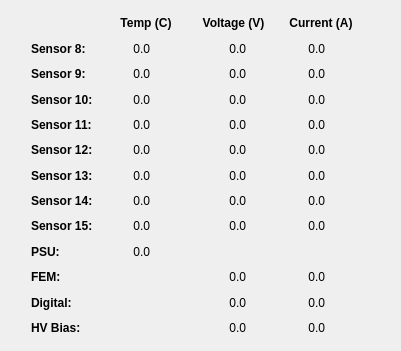
       <widget class="QWidget" name="gridLayoutWidget_2">
        <property name="geometry">
         <rect>
          <x>0</x>
          <y>70</y>
          <width>401</width>
          <height>351</height>
         </rect>
        </property>
        <layout class="QGridLayout" name="gridLayout_3">
         <property name="spacing">
          <number>1</number>
         </property>
         <item row="2" column="1">
          <widget class="QLabel" name="rhsSensorTemp1">
           <property name="text">
            <string>0.0</string>
           </property>
           <property name="alignment">
            <set>Qt::AlignRight|Qt::AlignTrailing|Qt::AlignVCenter</set>
           </property>
           <property name="indent">
            <number>35</number>
           </property>
          </widget>
         </item>
         <item row="1" column="0">
          <widget class="QLabel" name="label_42">
           <property name="minimumSize">
            <size>
             <width>95</width>
             <height>0</height>
            </size>
           </property>
           <property name="maximumSize">
            <size>
             <width>95</width>
             <height>16777215</height>
            </size>
           </property>
           <property name="font">
            <font>
             <weight>75</weight>
             <bold>true</bold>
            </font>
           </property>
           <property name="text">
            <string>Sensor 8:</string>
           </property>
           <property name="indent">
            <number>20</number>
           </property>
          </widget>
         </item>
         <item row="2" column="3">
          <widget class="QLabel" name="rhsSensorCur1">
           <property name="text">
            <string>0.0</string>
           </property>
           <property name="alignment">
            <set>Qt::AlignRight|Qt::AlignTrailing|Qt::AlignVCenter</set>
           </property>
           <property name="indent">
            <number>35</number>
           </property>
          </widget>
         </item>
         <item row="1" column="1">
          <widget class="QLabel" name="rhsSensorTemp0">
           <property name="text">
            <string>0.0</string>
           </property>
           <property name="alignment">
            <set>Qt::AlignRight|Qt::AlignTrailing|Qt::AlignVCenter</set>
           </property>
           <property name="margin">
            <number>0</number>
           </property>
           <property name="indent">
            <number>35</number>
           </property>
          </widget>
         </item>
         <item row="6" column="1">
          <widget class="QLabel" name="rhsSensorTemp5">
           <property name="text">
            <string>0.0</string>
           </property>
           <property name="alignment">
            <set>Qt::AlignRight|Qt::AlignTrailing|Qt::AlignVCenter</set>
           </property>
           <property name="indent">
            <number>35</number>
           </property>
          </widget>
         </item>
         <item row="2" column="2">
          <widget class="QLabel" name="rhsSensorVolt1">
           <property name="text">
            <string>0.0</string>
           </property>
           <property name="alignment">
            <set>Qt::AlignRight|Qt::AlignTrailing|Qt::AlignVCenter</set>
           </property>
           <property name="indent">
            <number>35</number>
           </property>
          </widget>
         </item>
         <item row="3" column="2">
          <widget class="QLabel" name="rhsSensorVolt2">
           <property name="text">
            <string>0.0</string>
           </property>
           <property name="alignment">
            <set>Qt::AlignRight|Qt::AlignTrailing|Qt::AlignVCenter</set>
           </property>
           <property name="indent">
            <number>35</number>
           </property>
          </widget>
         </item>
         <item row="6" column="0">
          <widget class="QLabel" name="label_55">
           <property name="font">
            <font>
             <weight>75</weight>
             <bold>true</bold>
            </font>
           </property>
           <property name="text">
            <string>Sensor 13:</string>
           </property>
           <property name="indent">
            <number>20</number>
           </property>
          </widget>
         </item>
         <item row="0" column="1">
          <widget class="QLabel" name="label_44">
           <property name="font">
            <font>
             <weight>75</weight>
             <bold>true</bold>
            </font>
           </property>
           <property name="text">
            <string>Temp (C)</string>
           </property>
           <property name="alignment">
            <set>Qt::AlignCenter</set>
           </property>
          </widget>
         </item>
         <item row="0" column="3">
          <widget class="QLabel" name="label_41">
           <property name="font">
            <font>
             <weight>75</weight>
             <bold>true</bold>
            </font>
           </property>
           <property name="text">
            <string>Current (A)</string>
           </property>
           <property name="alignment">
            <set>Qt::AlignCenter</set>
           </property>
          </widget>
         </item>
         <item row="0" column="2">
          <widget class="QLabel" name="label_40">
           <property name="minimumSize">
            <size>
             <width>95</width>
             <height>0</height>
            </size>
           </property>
           <property name="maximumSize">
            <size>
             <width>95</width>
             <height>16777215</height>
            </size>
           </property>
           <property name="font">
            <font>
             <weight>75</weight>
             <bold>true</bold>
            </font>
           </property>
           <property name="text">
            <string>Voltage (V)</string>
           </property>
           <property name="alignment">
            <set>Qt::AlignCenter</set>
           </property>
          </widget>
         </item>
         <item row="1" column="3">
          <widget class="QLabel" name="rhsSensorCur0">
           <property name="text">
            <string>0.0</string>
           </property>
           <property name="alignment">
            <set>Qt::AlignRight|Qt::AlignTrailing|Qt::AlignVCenter</set>
           </property>
           <property name="indent">
            <number>35</number>
           </property>
          </widget>
         </item>
         <item row="2" column="0">
          <widget class="QLabel" name="label_48">
           <property name="minimumSize">
            <size>
             <width>95</width>
             <height>0</height>
            </size>
           </property>
           <property name="maximumSize">
            <size>
             <width>95</width>
             <height>16777215</height>
            </size>
           </property>
           <property name="font">
            <font>
             <weight>75</weight>
             <bold>true</bold>
            </font>
           </property>
           <property name="text">
            <string>Sensor 9:</string>
           </property>
           <property name="indent">
            <number>20</number>
           </property>
          </widget>
         </item>
         <item row="7" column="0">
          <widget class="QLabel" name="label_56">
           <property name="font">
            <font>
             <weight>75</weight>
             <bold>true</bold>
            </font>
           </property>
           <property name="text">
            <string>Sensor 14:</string>
           </property>
           <property name="indent">
            <number>20</number>
           </property>
          </widget>
         </item>
         <item row="7" column="1">
          <widget class="QLabel" name="rhsSensorTemp6">
           <property name="text">
            <string>0.0</string>
           </property>
           <property name="alignment">
            <set>Qt::AlignRight|Qt::AlignTrailing|Qt::AlignVCenter</set>
           </property>
           <property name="indent">
            <number>35</number>
           </property>
          </widget>
         </item>
         <item row="9" column="0">
          <widget class="QLabel" name="label_49">
           <property name="font">
            <font>
             <weight>75</weight>
             <bold>true</bold>
            </font>
           </property>
           <property name="text">
            <string>PSU:</string>
           </property>
           <property name="indent">
            <number>20</number>
           </property>
          </widget>
         </item>
         <item row="1" column="2">
          <widget class="QLabel" name="rhsSensorVolt0">
           <property name="text">
            <string>0.0</string>
           </property>
           <property name="alignment">
            <set>Qt::AlignRight|Qt::AlignTrailing|Qt::AlignVCenter</set>
           </property>
           <property name="indent">
            <number>35</number>
           </property>
          </widget>
         </item>
         <item row="10" column="3">
          <widget class="QLabel" name="rhsFemCur">
           <property name="text">
            <string>0.0</string>
           </property>
           <property name="alignment">
            <set>Qt::AlignRight|Qt::AlignTrailing|Qt::AlignVCenter</set>
           </property>
           <property name="indent">
            <number>35</number>
           </property>
          </widget>
         </item>
         <item row="11" column="3">
          <widget class="QLabel" name="rhsDigitalCur">
           <property name="text">
            <string>0.0</string>
           </property>
           <property name="alignment">
            <set>Qt::AlignRight|Qt::AlignTrailing|Qt::AlignVCenter</set>
           </property>
           <property name="indent">
            <number>35</number>
           </property>
          </widget>
         </item>
         <item row="1" column="4">
          <spacer name="horizontalSpacer_11">
           <property name="orientation">
            <enum>Qt::Horizontal</enum>
           </property>
           <property name="sizeType">
            <enum>QSizePolicy::Fixed</enum>
           </property>
           <property name="sizeHint" stdset="0">
            <size>
             <width>30</width>
             <height>20</height>
            </size>
           </property>
          </spacer>
         </item>
         <item row="3" column="1">
          <widget class="QLabel" name="rhsSensorTemp2">
           <property name="text">
            <string>0.0</string>
           </property>
           <property name="alignment">
            <set>Qt::AlignRight|Qt::AlignTrailing|Qt::AlignVCenter</set>
           </property>
           <property name="indent">
            <number>35</number>
           </property>
          </widget>
         </item>
         <item row="8" column="1">
          <widget class="QLabel" name="rhsSensorTemp7">
           <property name="text">
            <string>0.0</string>
           </property>
           <property name="alignment">
            <set>Qt::AlignRight|Qt::AlignTrailing|Qt::AlignVCenter</set>
           </property>
           <property name="indent">
            <number>35</number>
           </property>
          </widget>
         </item>
         <item row="9" column="1">
          <widget class="QLabel" name="rhsPsuTemp">
           <property name="text">
            <string>0.0</string>
           </property>
           <property name="alignment">
            <set>Qt::AlignRight|Qt::AlignTrailing|Qt::AlignVCenter</set>
           </property>
           <property name="indent">
            <number>35</number>
           </property>
          </widget>
         </item>
         <item row="7" column="2">
          <widget class="QLabel" name="rhsSensorVolt6">
           <property name="text">
            <string>0.0</string>
           </property>
           <property name="alignment">
            <set>Qt::AlignRight|Qt::AlignTrailing|Qt::AlignVCenter</set>
           </property>
           <property name="indent">
            <number>35</number>
           </property>
          </widget>
         </item>
         <item row="8" column="0">
          <widget class="QLabel" name="label_57">
           <property name="font">
            <font>
             <weight>75</weight>
             <bold>true</bold>
            </font>
           </property>
           <property name="text">
            <string>Sensor 15:</string>
           </property>
           <property name="indent">
            <number>20</number>
           </property>
          </widget>
         </item>
         <item row="4" column="2">
          <widget class="QLabel" name="rhsSensorVolt3">
           <property name="text">
            <string>0.0</string>
           </property>
           <property name="alignment">
            <set>Qt::AlignRight|Qt::AlignTrailing|Qt::AlignVCenter</set>
           </property>
           <property name="indent">
            <number>35</number>
           </property>
          </widget>
         </item>
         <item row="3" column="3">
          <widget class="QLabel" name="rhsSensorCur2">
           <property name="text">
            <string>0.0</string>
           </property>
           <property name="alignment">
            <set>Qt::AlignRight|Qt::AlignTrailing|Qt::AlignVCenter</set>
           </property>
           <property name="indent">
            <number>35</number>
           </property>
          </widget>
         </item>
         <item row="6" column="3">
          <widget class="QLabel" name="rhsSensorCur5">
           <property name="text">
            <string>0.0</string>
           </property>
           <property name="alignment">
            <set>Qt::AlignRight|Qt::AlignTrailing|Qt::AlignVCenter</set>
           </property>
           <property name="indent">
            <number>35</number>
           </property>
          </widget>
         </item>
         <item row="12" column="2">
          <widget class="QLabel" name="rhsBiasVolt">
           <property name="text">
            <string>0.0</string>
           </property>
           <property name="alignment">
            <set>Qt::AlignRight|Qt::AlignTrailing|Qt::AlignVCenter</set>
           </property>
           <property name="indent">
            <number>35</number>
           </property>
          </widget>
         </item>
         <item row="11" column="0">
          <widget class="QLabel" name="label_51">
           <property name="font">
            <font>
             <weight>75</weight>
             <bold>true</bold>
            </font>
           </property>
           <property name="text">
            <string>Digital:</string>
           </property>
           <property name="indent">
            <number>20</number>
           </property>
          </widget>
         </item>
         <item row="7" column="3">
          <widget class="QLabel" name="rhsSensorCur6">
           <property name="text">
            <string>0.0</string>
           </property>
           <property name="alignment">
            <set>Qt::AlignRight|Qt::AlignTrailing|Qt::AlignVCenter</set>
           </property>
           <property name="indent">
            <number>35</number>
           </property>
          </widget>
         </item>
         <item row="10" column="2">
          <widget class="QLabel" name="rhsFemVolt">
           <property name="text">
            <string>0.0</string>
           </property>
           <property name="alignment">
            <set>Qt::AlignRight|Qt::AlignTrailing|Qt::AlignVCenter</set>
           </property>
           <property name="indent">
            <number>35</number>
           </property>
          </widget>
         </item>
         <item row="6" column="2">
          <widget class="QLabel" name="rhsSensorVolt5">
           <property name="text">
            <string>0.0</string>
           </property>
           <property name="alignment">
            <set>Qt::AlignRight|Qt::AlignTrailing|Qt::AlignVCenter</set>
           </property>
           <property name="indent">
            <number>35</number>
           </property>
          </widget>
         </item>
         <item row="4" column="0">
          <widget class="QLabel" name="label_52">
           <property name="font">
            <font>
             <weight>75</weight>
             <bold>true</bold>
            </font>
           </property>
           <property name="text">
            <string>Sensor 11:</string>
           </property>
           <property name="indent">
            <number>20</number>
           </property>
          </widget>
         </item>
         <item row="5" column="1">
          <widget class="QLabel" name="rhsSensorTemp4">
           <property name="text">
            <string>0.0</string>
           </property>
           <property name="alignment">
            <set>Qt::AlignRight|Qt::AlignTrailing|Qt::AlignVCenter</set>
           </property>
           <property name="indent">
            <number>35</number>
           </property>
          </widget>
         </item>
         <item row="5" column="3">
          <widget class="QLabel" name="rhsSensorCur4">
           <property name="text">
            <string>0.0</string>
           </property>
           <property name="alignment">
            <set>Qt::AlignRight|Qt::AlignTrailing|Qt::AlignVCenter</set>
           </property>
           <property name="indent">
            <number>35</number>
           </property>
          </widget>
         </item>
         <item row="4" column="3">
          <widget class="QLabel" name="rhsSensorCur3">
           <property name="text">
            <string>0.0</string>
           </property>
           <property name="alignment">
            <set>Qt::AlignRight|Qt::AlignTrailing|Qt::AlignVCenter</set>
           </property>
           <property name="indent">
            <number>35</number>
           </property>
          </widget>
         </item>
         <item row="4" column="1">
          <widget class="QLabel" name="rhsSensorTemp3">
           <property name="text">
            <string>0.0</string>
           </property>
           <property name="alignment">
            <set>Qt::AlignRight|Qt::AlignTrailing|Qt::AlignVCenter</set>
           </property>
           <property name="indent">
            <number>35</number>
           </property>
          </widget>
         </item>
         <item row="8" column="3">
          <widget class="QLabel" name="rhsSensorCur7">
           <property name="text">
            <string>0.0</string>
           </property>
           <property name="alignment">
            <set>Qt::AlignRight|Qt::AlignTrailing|Qt::AlignVCenter</set>
           </property>
           <property name="indent">
            <number>35</number>
           </property>
          </widget>
         </item>
         <item row="12" column="0">
          <widget class="QLabel" name="label_58">
           <property name="font">
            <font>
             <weight>75</weight>
             <bold>true</bold>
            </font>
           </property>
           <property name="text">
            <string>HV Bias:</string>
           </property>
           <property name="indent">
            <number>20</number>
           </property>
          </widget>
         </item>
         <item row="10" column="0">
          <widget class="QLabel" name="label_50">
           <property name="font">
            <font>
             <weight>75</weight>
             <bold>true</bold>
            </font>
           </property>
           <property name="text">
            <string>FEM:</string>
           </property>
           <property name="indent">
            <number>20</number>
           </property>
          </widget>
         </item>
         <item row="11" column="2">
          <widget class="QLabel" name="rhsDigitalVolt">
           <property name="text">
            <string>0.0</string>
           </property>
           <property name="alignment">
            <set>Qt::AlignRight|Qt::AlignTrailing|Qt::AlignVCenter</set>
           </property>
           <property name="indent">
            <number>35</number>
           </property>
          </widget>
         </item>
         <item row="5" column="0">
          <widget class="QLabel" name="label_54">
           <property name="font">
            <font>
             <weight>75</weight>
             <bold>true</bold>
            </font>
           </property>
           <property name="text">
            <string>Sensor 12:</string>
           </property>
           <property name="indent">
            <number>20</number>
           </property>
          </widget>
         </item>
         <item row="3" column="0">
          <widget class="QLabel" name="label_53">
           <property name="font">
            <font>
             <weight>75</weight>
             <bold>true</bold>
            </font>
           </property>
           <property name="text">
            <string>Sensor 10:</string>
           </property>
           <property name="indent">
            <number>20</number>
           </property>
          </widget>
         </item>
         <item row="5" column="2">
          <widget class="QLabel" name="rhsSensorVolt4">
           <property name="text">
            <string>0.0</string>
           </property>
           <property name="alignment">
            <set>Qt::AlignRight|Qt::AlignTrailing|Qt::AlignVCenter</set>
           </property>
           <property name="indent">
            <number>35</number>
           </property>
          </widget>
         </item>
         <item row="8" column="2">
          <widget class="QLabel" name="rhsSensorVolt7">
           <property name="text">
            <string>0.0</string>
           </property>
           <property name="alignment">
            <set>Qt::AlignRight|Qt::AlignTrailing|Qt::AlignVCenter</set>
           </property>
           <property name="indent">
            <number>35</number>
           </property>
          </widget>
         </item>
         <item row="12" column="3">
          <widget class="QLabel" name="rhsBiasCur">
           <property name="text">
            <string>0.0</string>
           </property>
           <property name="alignment">
            <set>Qt::AlignRight|Qt::AlignTrailing|Qt::AlignVCenter</set>
           </property>
           <property name="indent">
            <number>35</number>
           </property>
          </widget>
         </item>
        </layout>
       </widget>
